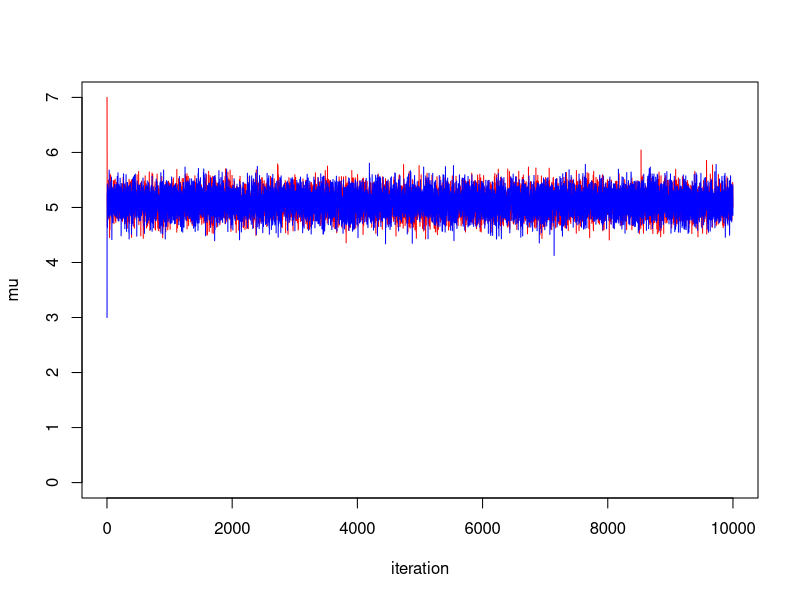
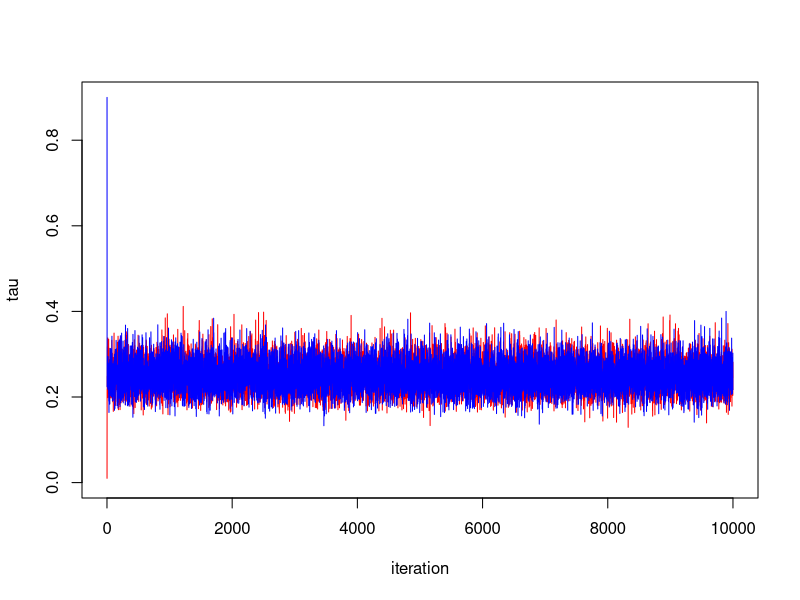
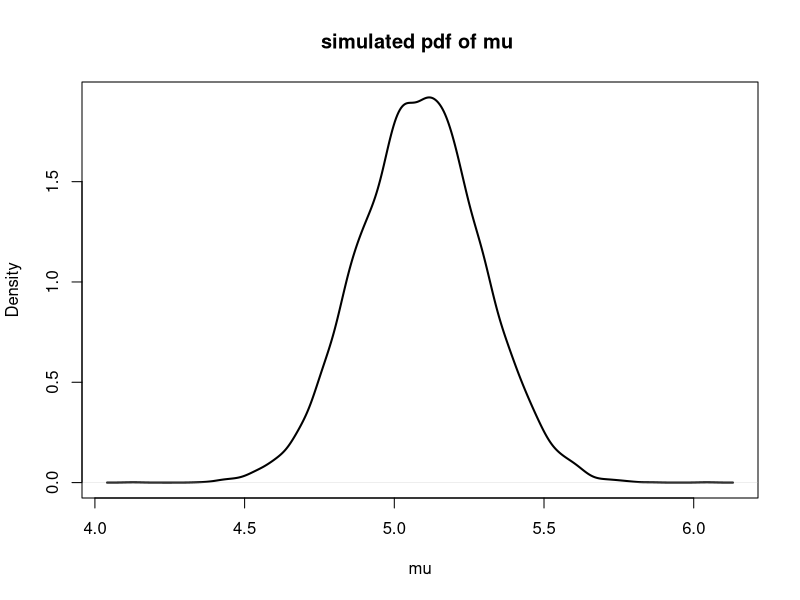
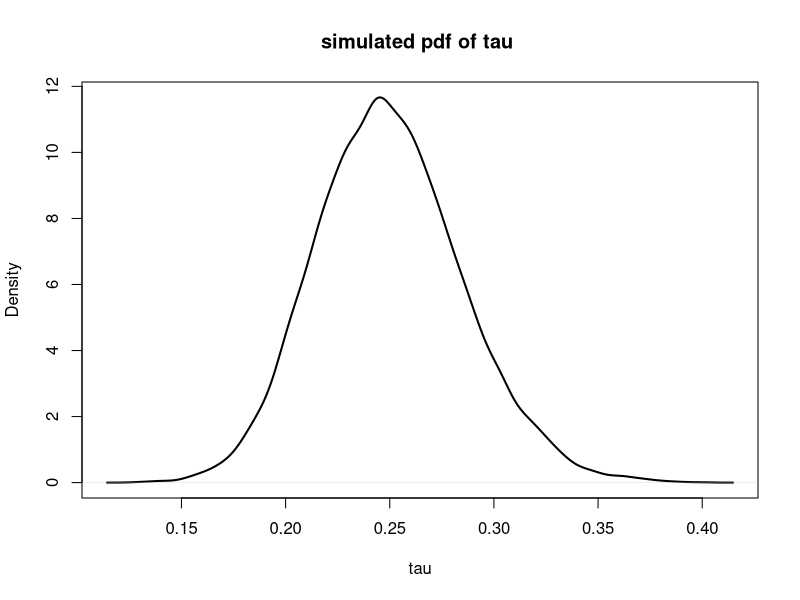
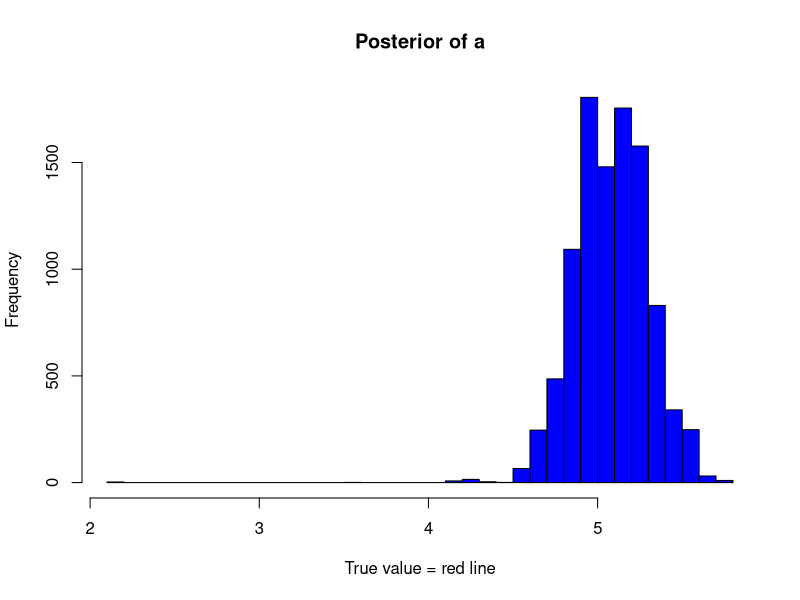

The R source for these figures, in order: (Note: this script raises an error after producing the figures.)
data <- scan("Assign4Data.txt")
n = 100





GibbsS <- function(mu0, tau0, m){

  mu.seq = rep(-1,m)
  tau.seq = rep(-1,m)


  mu.seq[1] = mu0
  tau.seq[1] = tau0

  for (i in 2:m) {
    mu.seq[i] = rnorm(1,mean(data),sd = sqrt(1/(tau.seq[i-1]*n)))
    tau.seq[i] = rgamma(1,n/2, scale = (2/sum((data-mu.seq[i])^2)))

  }
  result  = list(mu = mu.seq, tau = tau.seq)
  return(result)
}
set.seed(30027)
m = 10000
gibbsam1 = GibbsS(7,0.01,m)
gibbsam2 = GibbsS(3,0.9,m)

#
par(mfrow=c(1,1))

#trace plot mu
plot(1:m, gibbsam1$mu, type="l", col="red", ylim = c(0, max(gibbsam1$mu,gibbsam2$mu)), xlab = "iteration", ylab ="mu")
points(1:m, gibbsam2$mu, type="l", col="blue")
#trace plot tau
plot(1:m, gibbsam1$tau, type="l", col="red", ylim = c(0, max(gibbsam1$tau,gibbsam2$tau)), xlab = "iteration", ylab ="tau")
points(1:m, gibbsam2$tau, type="l", col="blue")

#combine 2 simulations
gibbsam = list(mu =c(tail(gibbsam1$mu,m/2),tail(gibbsam2$mu,m/2)),tau =c(tail(gibbsam1$tau,m/2),tail(gibbsam2$tau,m/2)))

#marginal posterior distribution pf mu
plot(density(gibbsam$mu), main="simulated pdf of mu ", xlab="mu", lwd=2)

#marginal posterior distribution pf tau
plot(density(gibbsam$tau), main="simulated pdf of tau ", xlab="tau", lwd=2)

#posterior mean
(mu_hat = mean(gibbsam$mu))
(tau_hat = mean(gibbsam$tau))

sort_mu = sort(gibbsam$mu,decreasing = FALSE)
descending_sort_mu = sort(gibbsam$mu,decreasing = TRUE)
e_cdf = 1:m/m
c(sort_mu[which(descending_sort_mu>=0.95)[1]],sort_mu[which(e_cdf>=0.95)[1]])
c(sort_mu[m*0.05],sort_mu[m*0.95])

sort_tau = sort(gibbsam$tau,decreasing = FALSE)
c(sort_tau[m*0.05],sort_tau[m*0.95])

########################################

#MH

prior <- function(param){
  tau = param[2]
  return(log(1/tau))
}


likelihood <- function(param){
  mu = param[1]
  tau = param[2]
  
  #log likelihood
  logL = dnorm(data, mean = mu, sd = sqrt(1/tau),log = TRUE)
  return(sum(logL))
}


posterior <- function(param){
  return(likelihood(param) + prior(param))
}

proposalfunction <- function(param){
  mu = param[1]
  tau = param[2]
  proposal_tau = rgamma(1,shape = 5*tau,rate = 5)
  proposal_mu = rnorm(1,mu,sd = sqrt(proposal_tau))
  return(c(proposal_mu, proposal_tau))
}






mcmc <- function(startvalue, iterations){
  chain = array(dim = c(iterations+1, 2))
  chain[1,] = startvalue
  
  for(i in 1:iterations){
    proposal = proposalfunction(chain[i,])
    probab = exp(posterior(proposal) - posterior(chain[i,]))
    if(runif(1) < probab){
      chain[i+1,] = proposal
    }else{
      chain[i+1,] = chain[i,]
    }
  }
  return(chain)
}


set.seed(30027)
#start value
startvalue1 = c(1,1)
startvalue2 = c(5,0.1)

#MCMC
chain1 = mcmc(startvalue1,10000)
chain2 = mcmc(startvalue2,10000)

#burnin period
burnIn = 1


hist(chain1[-(1:burnIn),1],nclass=30, , main="Posterior of a", xlab="True value = red line",col = "blue" )
# hist(chain2[-(1:burnIn),1],nclass=30, , main="Posterior of a", xlab="True value = red line" ,col = "red")
abline(v = mean(chain[-(1:burnIn),1]), col="green")
# abline(v = trueA, col="red" )
hist(chain[-(1:burnIn),2],nclass=30, main="Posterior of b", xlab="True value = red line")
abline(v = mean(chain[-(1:burnIn),2]), col="green")
# abline(v = trueB, col="red" )

plot(chain1[-(1:burnIn),1], type = "l", xlab="True value = red line" , main = "Chain values of a",col = "red" )
points(chain2[-(1:burnIn),1],type="l", col="blue")
# abline(h = trueA, col="red" )
plot(chain1[-(1:burnIn),2], type = "l", xlab="True value = red line" , main = "Chain values of b", col = "red")
points(chain2[-(1:burnIn),2],type="l", col="blue")
# abline(h = trueB, col="red" )
